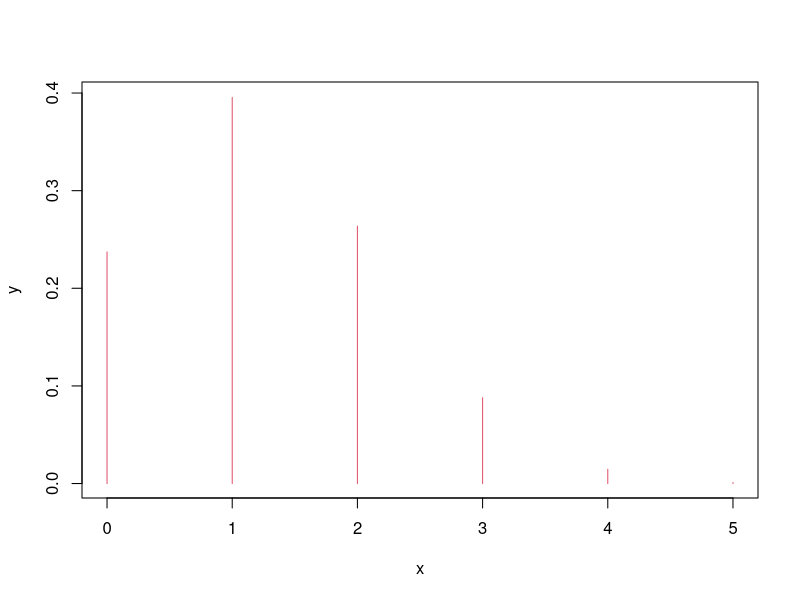
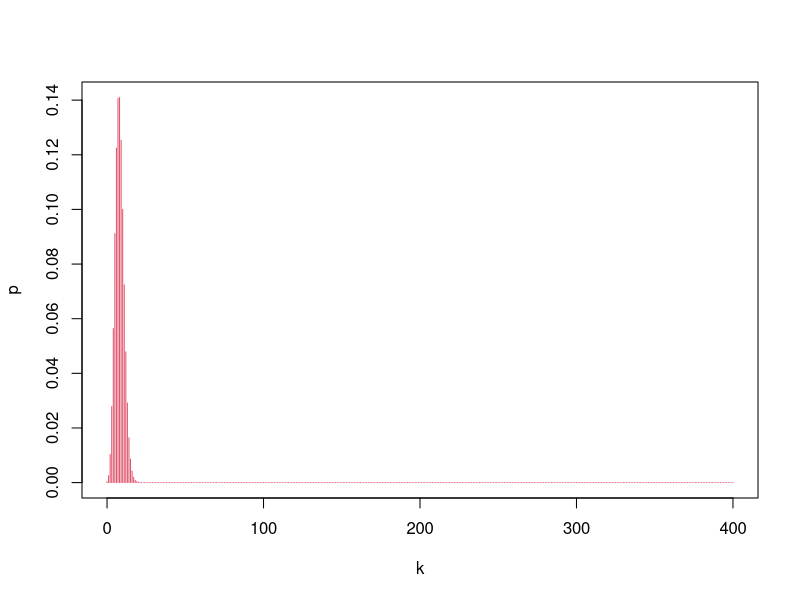
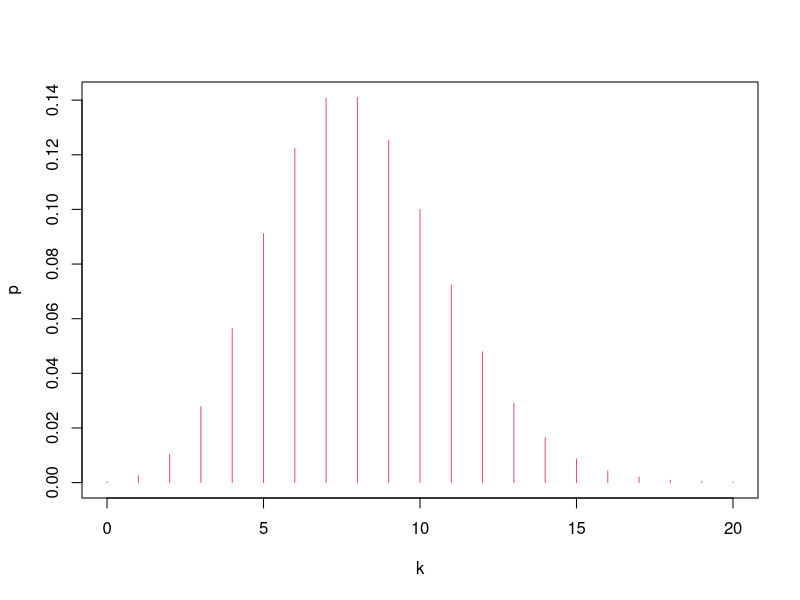
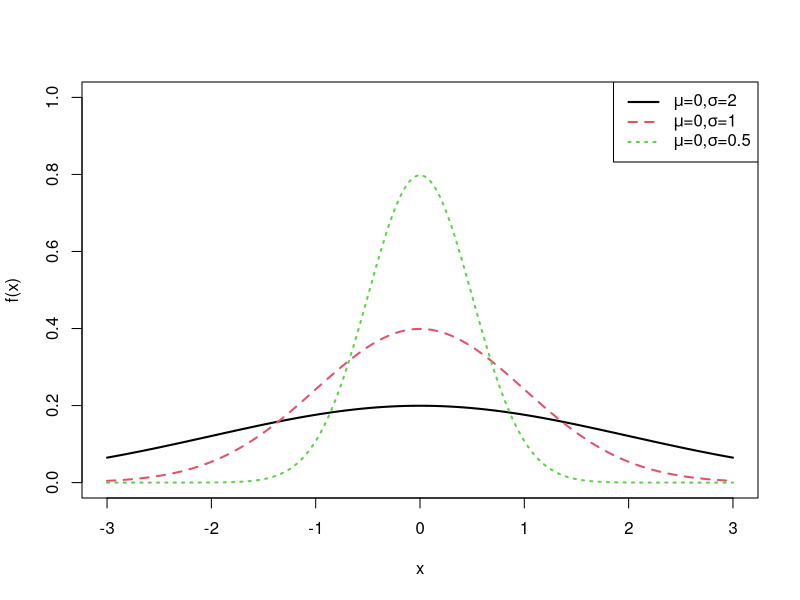
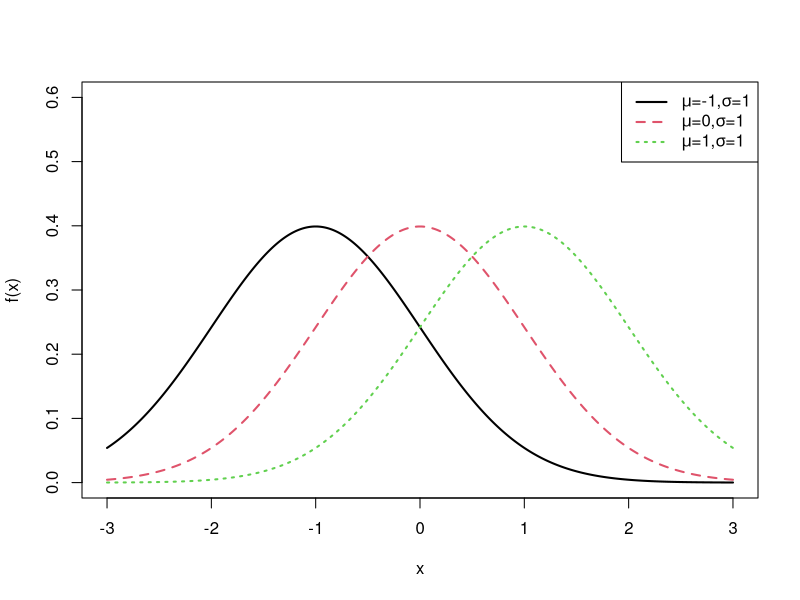
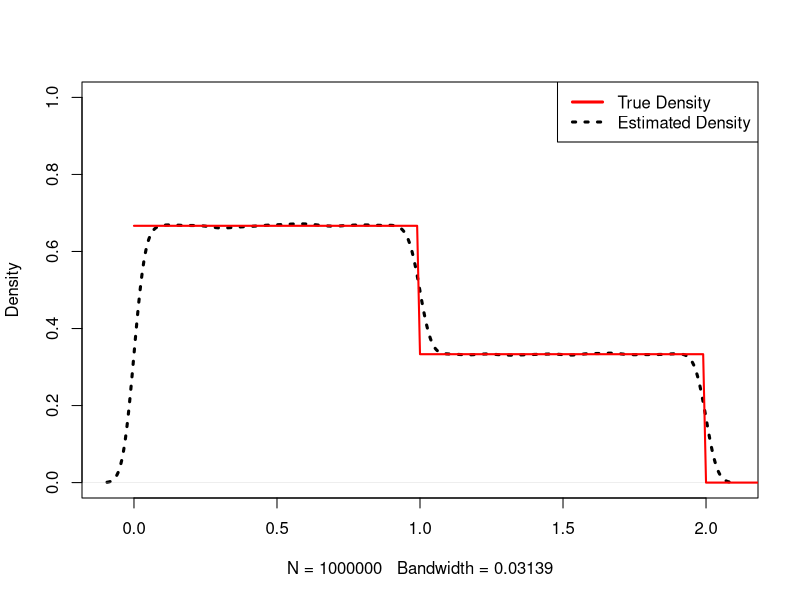
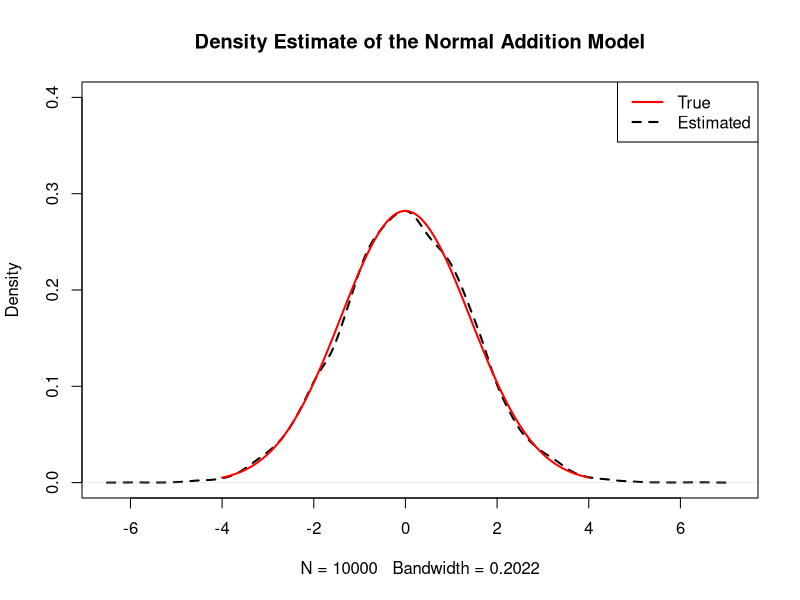
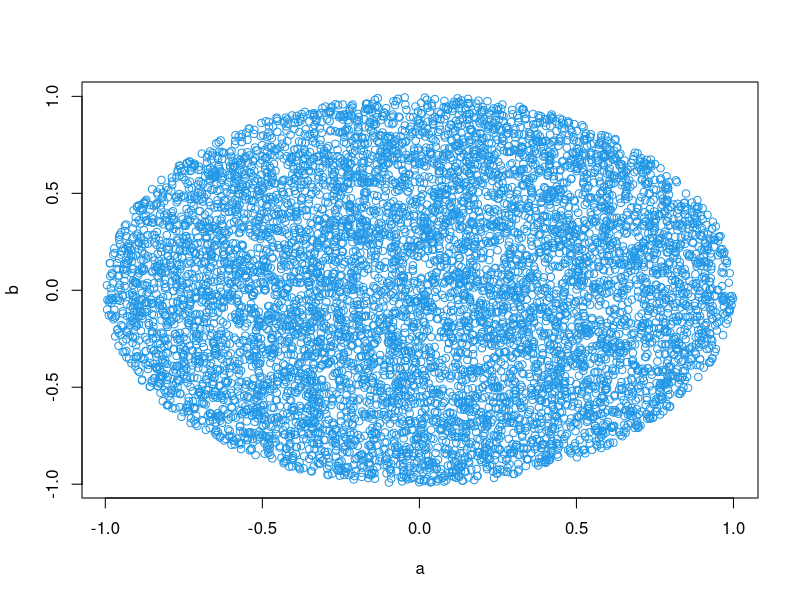

Source code (R) for these figures, in order:
## ---- chunk 1
integrate(function(x){x^2},0,2)$value
## ---- chunk 2
fxy = expression(2*x^2+y+3*x*y^2)
dxy = deriv(fxy, c("x", "y"), func = TRUE)
dxy(1,2)  
## ---- chunk 3
 dnorm(0)# density at a number 
 pnorm(1.28)# cumulative possibility 
 qnorm(0.95)#  quantile
 rnorm(10)# random numbers
## ---- chunk 4
 library(MASS)
 Sigma <- matrix(c(10,3,3,2),2,2)
 mvrnorm(n=20, rep(0, 2), Sigma)
## ---- chunk 5
pnorm(1.96,    0,1)
qnorm(0.025,    0,1)
pchisq(3.84,1,lower.tail=F)
mean(rchisq(10000,1)>3.84) #simulation 

## ---- chunk 6
seq(1,10,  2)
x=rep(1:3,6)
x
y=rep(1:3, each = 6)
y

x+y
x-y
x*y
x/y
x%*%y
## ---- chunk 7
x[c(2,3)]
x[-1]
x[x>2]
x[x==2]

# substitute 
x[x == 2] <- 0.5
x
## ---- chunk 8
matrix(1:10,2,5)
matrix(1:10,5,2)
a <- matrix(12:20,3,3)
a[2,]
a[,2]
a[-2,]
a[,-2]
a[2,1]=21
a 
## ---- chunk 9
a<-matrix(c(11,21,31,21,32,43,12,32,54),3,3)
solve(a)
det(a)
solve(a)*det(a)

t(a)
eigen(a)
## ---- chunk 10
name<-c('A','B','C')
chinese<-c(92,96,95)
math<-c(86, 85, 92)
score<-data.frame(name, chinese, math)
score
score[2]
score$math
## ---- chunk 11
sim<-10000
p<-numeric(sim)
# numeric=NULL
for (i in 1:sim){
  p[i]<-  abs(mean(rnorm(10,20,sqrt(3)))-mean(rnorm(15,20,sqrt(3))))<0.1
}

mean(p)
## ---- chunk 12
mean(replicate(10000,abs(mean(rnorm(10,20,sqrt(3)))-mean(rnorm(15,20,sqrt(3))))<0.1))

## ---- chunk 13
A<-matrix(rnorm(250000,  20,sqrt(3)),10000,25)
head(A)

f<-function(x)   {abs(mean(x[1:10])-mean(x[11:25]))}
# solve the mean by apply

mean(apply(A,1,f)>0.1)
## ---- chunk 14
 pnorm(0.1,0,sqrt(0.5))-pnorm(-0.1,0,sqrt(0.5))
## ---- chunk 15
choose(10,2)
# combn(10,2)
factorial(10)
prod(1:10)
 
## ---- chunk 16
a<-c(1,2,3,5,0,9)
which(a==min(a))

sum(a)
unique(a)
length(a)
min(a)
max(a)
all(c(3,4) %in% a)

## ---- chunk 17
f<-function(x){x^2-exp(x)} 
uniroot(f,c(-0.8,-0.6))  $root

f2<-function(x){abs(x^2-exp(x))} 
optimize   (f2,lower=-0.8,upper=-0.6)$minimum
## ---- chunk 18
badge<-1:10 
sim<-10000 
p<-numeric(sim) 

for (i in 1:sim){ a<-sample(badge,3,replace=F) 
p[i]<-sum(a)==9 }

mean(p)
## ---- chunk 19
Tangyuan<-c(rep('A',8),rep('B',8),rep('C',8))
sim<-10000
p<-numeric(sim)
# how to do it according to the condition
for (i in 1:sim){
  a<-sample(Tangyuan,24,replace=F)
  p[i]<-(length(unique(a[1:6]))==3)&(length(unique(a[7:12]))==3)&(length(unique(a[13:18]))==3)&(length(unique(a[19:24]))==3)
}
mean(p)
## ---- chunk 20
box1<-c(rep('white',5), rep("black",11), rep('red',8))
box2<-c(rep('white',10), rep("black",8), rep('red',6))
sim<-10000
p<-numeric(sim)

for (i in 1:sim){
  a<-sample(box1, 1)
  b<-sample(box2, 1)
  p[i]<- a==b
}
mean(p)
 
## ---- chunk 21
box<-c(rep("white",4),rep("red",2))
sim<-10000
t<-numeric(sim)

for (i in 1:sim){
  a<-sample(box, 2 ,replace=T)
  #  there are two white balls
  t[i]<-length(a[a=="white"])==2
}
mean(t)

## ---- chunk 22
n<-30
sim<-10000
t<-numeric(sim)

for (i in 1:sim){
  a<-sample(1:365, n, replace=T)
  t[i]<-n-length(unique(a))
}
1-mean(t==0)
 

#  probability
1-prod(365:(365-30+1))/365^30

## ---- chunk 23
x<-0:5
y<-dbinom(x,5,1/4)
plot(x,y,col=2,type='h')
## ---- chunk 24
k<-0:400
p<-dbinom(k,400,0.02)
plot(k,p,type='h',col=2)
plot(k,p,type='h',col=2,xlim=c(0,20))

dbinom(7,400,0.02)
dbinom(8,400,0.02)
## ---- chunk 25
integrate(dexp,rate=1/2000,1000,Inf)$value
 
f<-function(x){dexp(x,rate=1/2000)}
integrate(f,1000,Inf) $value
 
1-pexp(1000,rate=1/2000)
 
mean(rexp(10000,rate=1/2000)>1000)
## ---- chunk 26
x<-seq(-3,3,0.01)
plot(x, dnorm(x,mean=0, sd=2),type="l",xlab="x",ylab = "f(x)", col=1,lwd=2,ylim=c(0,1))   #density function

lines(x, dnorm(x,mean=0, sd=1),lty=2, col=2,lwd=2)

lines(x, dnorm(x,mean=0, sd=0.5), lty=3,col=3,lwd=2)

exbeta<-c(expression(paste(mu,"=0,", sigma,"=2")), expression(paste(mu,"=0,",sigma,"=1")), expression(paste(mu,"=0,", sigma,"=0.5")))
legend("topright", exbeta, lty = c(1, 2,3),col=c(1,2,3),lwd=2)
## ---- chunk 27
x<-seq(-3,3,0.01)
plot(x, dnorm(x,mean=-1, sd=1),type="l",xlab="x",ylab = "f(x)", col=1,lwd=2,ylim=c(0,0.6))
lines(x, dnorm(x,mean=0, sd=1),lty=2, col=2,lwd=2)
lines(x, dnorm(x,mean=1, sd=1), lty=3,col=3,lwd=2)
exbeta<-c(expression(paste(mu,"=-1,", sigma,"=1")), expression(paste(mu,"=0,",sigma,"=1")), expression(paste(mu,"=1,", sigma,"=1")))
legend("topright", exbeta, lty = c(1, 2,3),col=c(1,2,3),lwd=2)
## ---- chunk 28
sigma<-1
repeat{
sigma<-sigma+0.01
if (pnorm(200,160,sigma)-pnorm(120,160,sigma)<0.80) break
}
sigma
# alternative 
sigma<-1
while( pnorm(200,160,sigma)-pnorm(120,160,sigma)>=0.80){sigma<-sigma+0.01}
sigma
## ---- chunk 29
x<-c(-1,0,1,2,2.5)
weight<-c(0.2,0.1,0.1,0.3,0.3)
toss<-sample(x,10000,replace=T,weight)
table(toss^2)/length(toss^2)

table(2*toss)/length(2*toss)
## ---- chunk 30
x <- seq(0,5,0.01)
truth<-rep(0,length(x))
truth[0<=x&x<1]<-2/3
truth[1<=x&x<2]<-1/3

plot(density(abs(runif(1000000,-1,2))),main=NA, ylim=c(0,1),lwd=3,lty=3)

lines(x,truth,col="red",lwd=2)
legend("topright",c("True Density","Estimated Density"), col=c("red","black"),lwd=3,lty=c(1,3))
## ---- chunk 31
p<-function(x,y) {
sim<-10000
t<-numeric(sim)
for (i in 1:sim) {
a<-sample(1:4,1)
b<-sample(1:a,1)
t[i]<-(a==x)&(b==y) }
mean(t)
}
PF<-matrix(0,4,4)
for (i in 1:4) {
for (j in 1:4) {
PF[i,j]<-p(i, j) } }
PF
apply(PF,1,sum)
apply(PF,2,sum)
## ---- chunk 32
x<-sample(1:4, 10000, replace=T, prob=c(1/4, 1/4, 1/4, 1/4))
y<-numeric(10000)
for(i in 1:10000) {
if(x[i]==1) {y[i]<-sample(1:4,1,replace=T, prob=c(1,0,0,0))}
if(x[i]==2) {y[i]<-sample(1:4,1,replace=T, prob=c(1/2,1/2,0,0))}
if(x[i]==3) {y[i]<-sample(1:4,1,replace=T, prob=c(1/3,1/3,1/3,0))}
if(x[i]==4) {y[i]<-sample(1:4,1,replace=T, prob=c(1/4,1/4,1/4,1/4))}
}
z1<-x+y
table(z1)/length(z1)
z2<-x*y
table(z2)/length(z2)
z3<-pmax(x,y)
table(z3)/length(z3)

z4<-x/y
table(z4)/length(z4)
## ---- chunk 33
Z<-function(n){
x<-seq(-4,4,0.01)
truth<-dnorm(x,0,sqrt(2))

plot(density(rnorm(n)+rnorm(n)),main="Density Estimate of the Normal Addition Model",ylim=c(0,0.4),lwd=2,lty=2)

lines(x,truth,col="red",lwd=2)
legend("topright",c("True","Estimated"),col=c("red","black"),lwd=2,lty=c(1,2))
}

Z(10000)
## ---- chunk 34
x<-runif(10000,-1,1)
y<-runif(10000,-1,1)

a<-x[x^2+y^2<=1]
b<-y[x^2+y^2<=1]
plot(a,b,col=4)
## ---- chunk 35
a<-3
b<-1
x<-runif(10000,-a,a)
y<-runif(10000,-b,b)
x1<-x[x^2/a^2+y^2/b^2<=1]
y1<-y[x^2/a^2+y^2/b^2<=1]
plot(x1,y1,col=3)
## ---- chunk 36
sim<-10000
t<-numeric(sim)

for (i in 1:sim) {
Y<-1500
X<-rexp(1,rate=1/10)

Y[1<X&X<=2]<-2000
Y[2<X&X<=3]<-2500
Y[3<X]<-3000
t[i]<-Y
}

mean(t)
## ---- chunk 37
####Central Limit Theorem for Expotential distribution
layout(matrix(c(1,3,2,4 ),ncol=2))
r<-1000
lambda<-1/100

for (n in c(1,5,10,30)){
mu<-1/lambda
xbar<-numeric(r)
sxbar<-1/(sqrt(n)*lambda)

for(i in 1:r){
xbar[i]<-mean(rexp(n,rate=lambda))
}

hist(xbar,prob=T,main=paste('SampDist.Xbar,n=',n),col=gray(.8))
Npdf<-dnorm(seq(mu-3*sxbar,mu+3*sxbar,0.01),mu,sxbar)
lines(seq(mu-3*sxbar,mu+3*sxbar,0.01),Npdf,lty=2,col=2)
box()
}
## ---- chunk 38
#######The central limit theorem for uniform distribution
layout(matrix(c(1,3,2,4),ncol=2))
r<-10000
mu<-5
sigma<-10/sqrt(12)
for (n in c(1,5,10,30)){
xbar<-numeric(r)
sxbar<-sigma/sqrt(n)
for (i in 1:r){
xbar[i]<-mean(runif(n,0,10))}
hist(xbar,prob=T,main=paste('SampDist.Xbar,n=',n),col=gray(0.8),ylim=c(0,1/(sqrt(1*pi)*sxbar)))
XX<-seq(mu-3*sxbar,mu+3*sxbar,0.01)
Npdf<-dnorm(XX,mu,sxbar)
lines(XX,Npdf,lty=2,col=2)
box()}
## ---- chunk 39
N <- 5000
set.seed(123) 

x <- sample(1:10, N,    replace = T)
s <- cumsum(x)    
r.avg <- s/(1:N)

options(scipen = 10)  

plot(r.avg, ylim=c(1, 10), type = "l", xlab = "Observations"
     ,ylab = "Probability", lwd = 2)
lines(c(0,N), c(5.5,5.5),col="red", lwd = 2)
## ---- chunk 40
x<-c(-2,-1.2,1.5,2.3,3.5)
plot(ecdf(x),col=2)
abline(v=0,col=3)
## ---- chunk 41
A<-matrix(rnorm(30000,2,3),10000,3)
mean(apply(A,1,mean)>3)
## ---- chunk 42
sample<-c(1.38, 3.96, -0.16, 8.12, 6.30, 2.61, -1.35, 0.03, 3.94, 1.11)
n<-length(sample)
muhat<-mean(sample)
sigsqhat<-sum((sample-muhat)^2)/n
muhat
sigsqhat

loglike<-function(theta){
a<--n/2*log(2*pi)-n/2*log(theta[2])-sum((sample-theta[1])^2)/(2*theta[2])
return(-a)
}
optim(c(2,2),loglike,method="BFGS")$par
## ---- chunk 43
n<-30
x<-seq(-6,6,0.01)
y<-seq(-6,6,1)

Truth<-df(x,1,n)

plot(density(rt(10000,n)^2),main="PDF",ylim=c(0,1),lty=2,xlim=c(-6,6)) #simulation 

lines(x, dt(x,n), col=3) #t dist
 
lines(x, dchisq(x,2), col=4) #chisq dist
 
lines(x,Truth,col=2) #f dist
abline (v=0 ,col=7)  

 
points(y,dbinom(y, size=12, prob=0.2),col=1) #binomial dist
points(y,dpois(y, 6),col=2) #poisson dist

lines(y,dunif(-6:6,min=-6,max=6 ),col=5) #uniform

 
